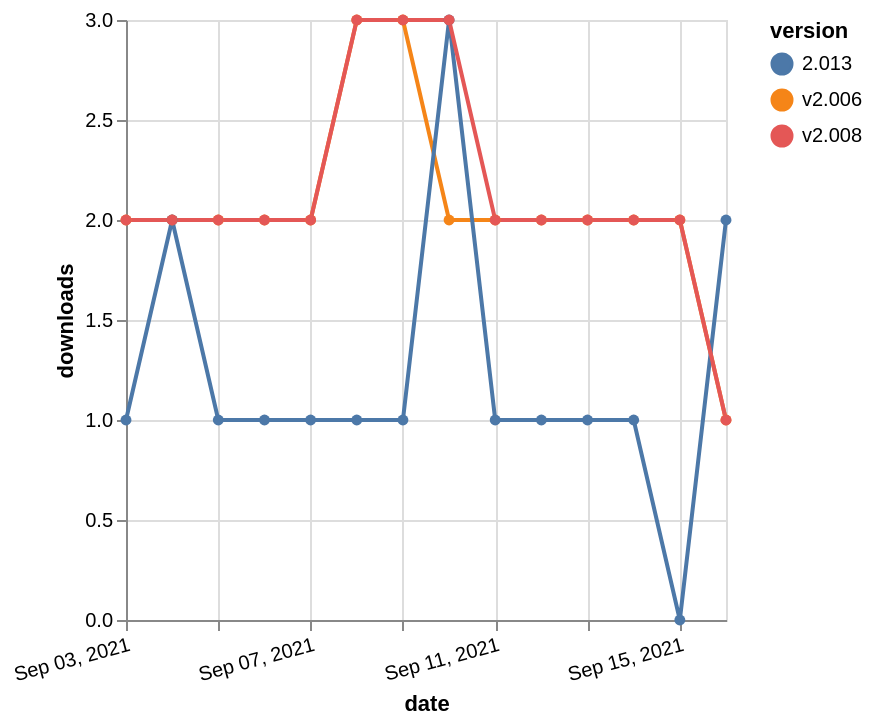

Specify this chart in Vega-Lite:
### Vega-Lite specification from a JSON file in a GitHub repository (floating-point values rounded to 4 significant figures)
{"$schema": "https://vega.github.io/schema/vega-lite/v5.json", "description": "A simple bar chart with embedded data.", "data": {"values": [{"date": "2021-09-03", "total": 2194, "delta": 2, "version": "v2.006"}, {"date": "2021-09-04", "total": 2196, "delta": 2, "version": "v2.006"}, {"date": "2021-09-05", "total": 2198, "delta": 2, "version": "v2.006"}, {"date": "2021-09-06", "total": 2200, "delta": 2, "version": "v2.006"}, {"date": "2021-09-07", "total": 2202, "delta": 2, "version": "v2.006"}, {"date": "2021-09-08", "total": 2205, "delta": 3, "version": "v2.006"}, {"date": "2021-09-09", "total": 2208, "delta": 3, "version": "v2.006"}, {"date": "2021-09-10", "total": 2210, "delta": 2, "version": "v2.006"}, {"date": "2021-09-11", "total": 2212, "delta": 2, "version": "v2.006"}, {"date": "2021-09-12", "total": 2214, "delta": 2, "version": "v2.006"}, {"date": "2021-09-13", "total": 2216, "delta": 2, "version": "v2.006"}, {"date": "2021-09-14", "total": 2218, "delta": 2, "version": "v2.006"}, {"date": "2021-09-15", "total": 2220, "delta": 2, "version": "v2.006"}, {"date": "2021-09-16", "total": 2221, "delta": 1, "version": "v2.006"}, {"date": "2021-09-03", "total": 190, "delta": 1, "version": "2.013"}, {"date": "2021-09-04", "total": 192, "delta": 2, "version": "2.013"}, {"date": "2021-09-05", "total": 193, "delta": 1, "version": "2.013"}, {"date": "2021-09-06", "total": 194, "delta": 1, "version": "2.013"}, {"date": "2021-09-07", "total": 195, "delta": 1, "version": "2.013"}, {"date": "2021-09-08", "total": 196, "delta": 1, "version": "2.013"}, {"date": "2021-09-09", "total": 197, "delta": 1, "version": "2.013"}, {"date": "2021-09-10", "total": 200, "delta": 3, "version": "2.013"}, {"date": "2021-09-11", "total": 201, "delta": 1, "version": "2.013"}, {"date": "2021-09-12", "total": 202, "delta": 1, "version": "2.013"}, {"date": "2021-09-13", "total": 203, "delta": 1, "version": "2.013"}, {"date": "2021-09-14", "total": 204, "delta": 1, "version": "2.013"}, {"date": "2021-09-15", "total": 204, "delta": 0, "version": "2.013"}, {"date": "2021-09-16", "total": 206, "delta": 2, "version": "2.013"}, {"date": "2021-09-03", "total": 2135, "delta": 2, "version": "v2.008"}, {"date": "2021-09-04", "total": 2137, "delta": 2, "version": "v2.008"}, {"date": "2021-09-05", "total": 2139, "delta": 2, "version": "v2.008"}, {"date": "2021-09-06", "total": 2141, "delta": 2, "version": "v2.008"}, {"date": "2021-09-07", "total": 2143, "delta": 2, "version": "v2.008"}, {"date": "2021-09-08", "total": 2146, "delta": 3, "version": "v2.008"}, {"date": "2021-09-09", "total": 2149, "delta": 3, "version": "v2.008"}, {"date": "2021-09-10", "total": 2152, "delta": 3, "version": "v2.008"}, {"date": "2021-09-11", "total": 2154, "delta": 2, "version": "v2.008"}, {"date": "2021-09-12", "total": 2156, "delta": 2, "version": "v2.008"}, {"date": "2021-09-13", "total": 2158, "delta": 2, "version": "v2.008"}, {"date": "2021-09-14", "total": 2160, "delta": 2, "version": "v2.008"}, {"date": "2021-09-15", "total": 2162, "delta": 2, "version": "v2.008"}, {"date": "2021-09-16", "total": 2163, "delta": 1, "version": "v2.008"}]}, "width": "container", "mark": {"type": "line", "point": {"filled": true}}, "encoding": {"x": {"field": "date", "type": "temporal", "timeUnit": "yearmonthdate", "title": "date", "axis": {"labelAngle": -15}}, "y": {"field": "delta", "type": "quantitative", "title": "downloads"}, "color": {"field": "version", "type": "nominal"}, "tooltip": {"field": "delta"}}}
